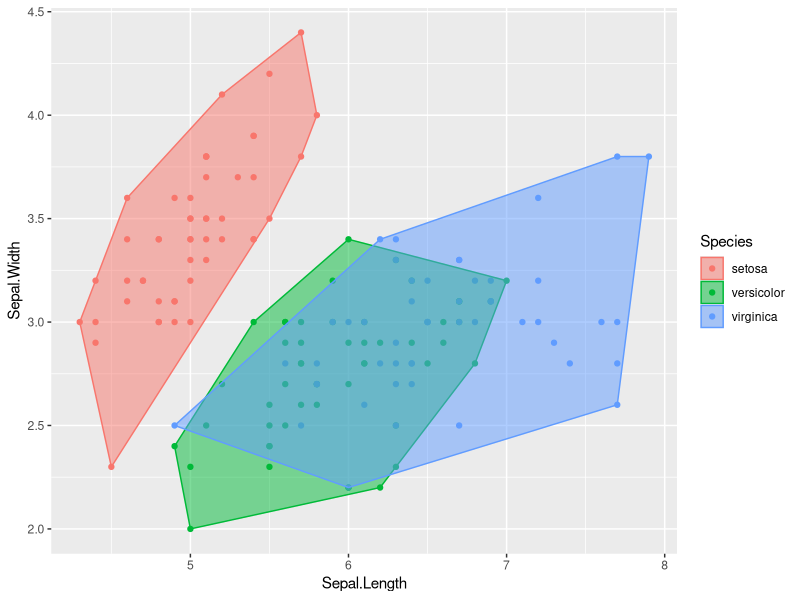
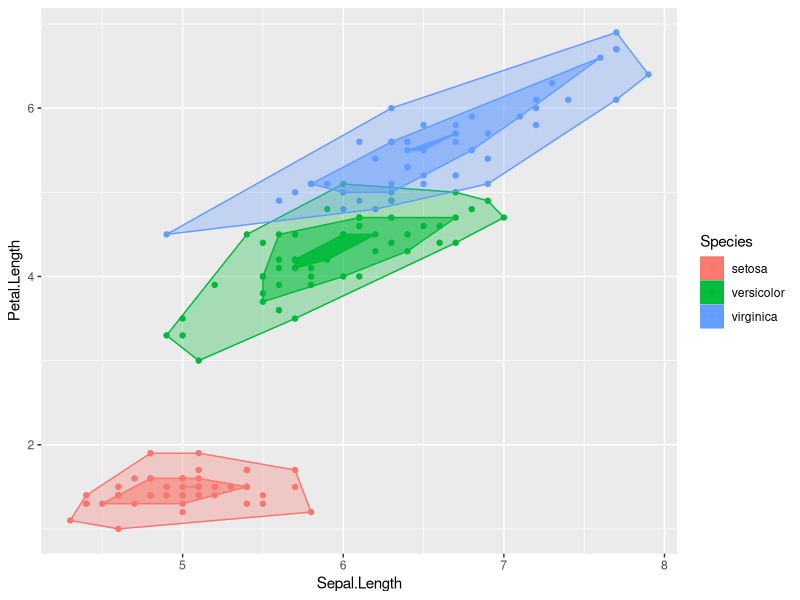

These figures' R source, in order:
library(ggplot2)
library(plyr)
data(iris)
df<-iris
find_hull <- function(df) df[chull(df$Sepal.Length, df$Sepal.Width), ]
hulls <- ddply(df, "Species", find_hull)
plot <- ggplot(data = df, aes(x = Sepal.Length, y = Sepal.Width, colour=Species, fill = Species)) +
  geom_point() + 
  geom_polygon(data = hulls, alpha = 0.5) +
  labs(x = "Sepal.Length", y = "Sepal.Width")
plot


library(ggplot2)
StatBag <- ggproto("Statbag", Stat,
                   compute_group = function(data, scales, prop = 0.5) {
                     
                     #################################
                     #################################
                     # originally from aplpack package, plotting functions removed
                     plothulls_ <- function(x, y, fraction, n.hull = 1,
                                            col.hull, lty.hull, lwd.hull, density=0, ...){
                       # function for data peeling:
                       # x,y : data
                       # fraction.in.inner.hull : max percentage of points within the hull to be drawn
                       # n.hull : number of hulls to be plotted (if there is no fractiion argument)
                       # col.hull, lty.hull, lwd.hull : style of hull line
                       # plotting bits have been removed, BM 160321
                       # pw 130524
                       if(ncol(x) == 2){ y <- x[,2]; x <- x[,1] }
                       n <- length(x)
                       if(!missing(fraction)) { # find special hull
                         n.hull <- 1
                         if(missing(col.hull)) col.hull <- 1
                         if(missing(lty.hull)) lty.hull <- 1
                         if(missing(lwd.hull)) lwd.hull <- 1
                         x.old <- x; y.old <- y
                         idx <- chull(x,y); x.hull <- x[idx]; y.hull <- y[idx]
                         for( i in 1:(length(x)/3)){
                           x <- x[-idx]; y <- y[-idx]
                           if( (length(x)/n) < fraction ){
                             return(cbind(x.hull,y.hull))
                           }
                           idx <- chull(x,y); x.hull <- x[idx]; y.hull <- y[idx];
                         }
                       }
                       if(missing(col.hull)) col.hull <- 1:n.hull
                       if(length(col.hull)) col.hull <- rep(col.hull,n.hull)
                       if(missing(lty.hull)) lty.hull <- 1:n.hull
                       if(length(lty.hull)) lty.hull <- rep(lty.hull,n.hull)
                       if(missing(lwd.hull)) lwd.hull <- 1
                       if(length(lwd.hull)) lwd.hull <- rep(lwd.hull,n.hull)
                       result <- NULL
                       for( i in 1:n.hull){
                         idx <- chull(x,y); x.hull <- x[idx]; y.hull <- y[idx]
                         result <- c(result, list( cbind(x.hull,y.hull) ))
                         x <- x[-idx]; y <- y[-idx]
                         if(0 == length(x)) return(result)
                       }
                       result
                     } # end of definition of plothulls
                     #################################
                     
                     
                     # prepare data to go into function below
                     the_matrix <- matrix(data = c(data$x, data$y), ncol = 2)
                     
                     # get data out of function as df with names
                     setNames(data.frame(plothulls_(the_matrix, fraction = prop)), nm = c("x", "y"))
                     # how can we get the hull and loop vertices passed on also?
                   },
                   
                   required_aes = c("x", "y")
)

#' @inheritParams ggplot2::stat_identity
#' @param prop Proportion of all the points to be included in the bag (default is 0.5)
stat_bag <- function(mapping = NULL, data = NULL, geom = "polygon",
                     position = "identity", na.rm = FALSE, show.legend = NA, 
                     inherit.aes = TRUE, prop = 0.5, alpha = 0.3, ...) {
  layer(
    stat = StatBag, data = data, mapping = mapping, geom = geom, 
    position = position, show.legend = show.legend, inherit.aes = inherit.aes,
    params = list(na.rm = na.rm, prop = prop, alpha = alpha, ...)
  )
}


geom_bag <- function(mapping = NULL, data = NULL,
                     stat = "identity", position = "identity",
                     prop = 0.5, 
                     alpha = 0.3,
                     ...,
                     na.rm = FALSE,
                     show.legend = NA,
                     inherit.aes = TRUE) {
  layer(
    data = data,
    mapping = mapping,
    stat = StatBag,
    geom = GeomBag,
    position = position,
    show.legend = show.legend,
    inherit.aes = inherit.aes,
    params = list(
      na.rm = na.rm,
      alpha = alpha,
      prop = prop,
      ...
    )
  )
}

#' @rdname ggplot2-ggproto
#' @format NULL
#' @usage NULL
#' @export
GeomBag <- ggproto("GeomBag", Geom,
                   draw_group = function(data, panel_scales, coord) {
                     n <- nrow(data)
                     if (n == 1) return(zeroGrob())
                     
                     munched <- coord_munch(coord, data, panel_scales)
                     # Sort by group to make sure that colors, fill, etc. come in same order
                     munched <- munched[order(munched$group), ]
                     
                     # For gpar(), there is one entry per polygon (not one entry per point).
                     # We'll pull the first value from each group, and assume all these values
                     # are the same within each group.
                     first_idx <- !duplicated(munched$group)
                     first_rows <- munched[first_idx, ]
                     
                     ggplot2:::ggname("geom_bag",
                                      grid:::polygonGrob(munched$x, munched$y, default.units = "native",
                                                         id = munched$group,
                                                         gp = grid::gpar(
                                                           col = first_rows$colour,
                                                           fill = alpha(first_rows$fill, first_rows$alpha),
                                                           lwd = first_rows$size * .pt,
                                                           lty = first_rows$linetype
                                                         )
                                      )
                     )
                     
                     
                   },
                   
                   default_aes = aes(colour = "NA", fill = "grey20", size = 0.5, linetype = 1,
                                     alpha = NA, prop = 0.5),
                   
                   handle_na = function(data, params) {
                     data
                   },
                   
                   required_aes = c("x", "y"),
                   
                   draw_key = draw_key_polygon
)


ggplot(iris, aes(Sepal.Length,  Petal.Length, colour = Species, fill = Species)) + 
  geom_point() + 
  stat_bag(prop = 0.95) +  # enclose 95% of points
  stat_bag(prop = 0.5, alpha = 0.5) + # enclose 50% of points
  stat_bag(prop = 0.05, alpha = 0.9) # enclose 5% of points

